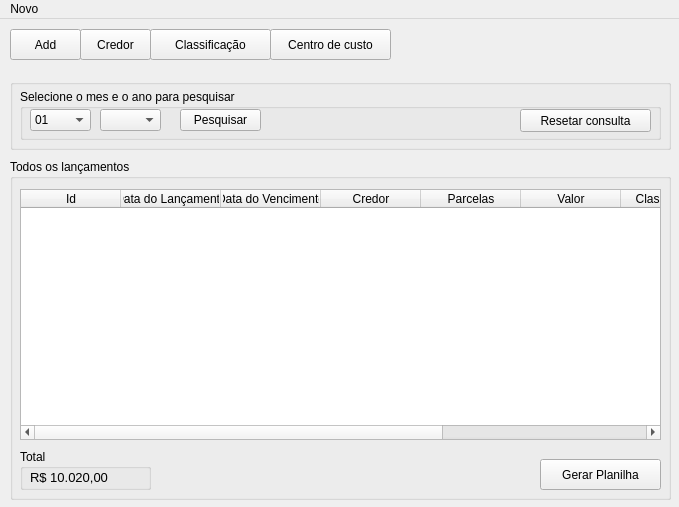
<?xml version="1.0" encoding="UTF-8"?>
<ui version="4.0">
 <class>MainWindow</class>
 <widget class="QMainWindow" name="MainWindow">
  <property name="geometry">
   <rect>
    <x>0</x>
    <y>0</y>
    <width>679</width>
    <height>507</height>
   </rect>
  </property>
  <property name="windowTitle">
   <string>Compras com cartão</string>
  </property>
  <widget class="QWidget" name="centralwidget">
   <widget class="QGroupBox" name="groupBox">
    <property name="geometry">
     <rect>
      <x>10</x>
      <y>60</y>
      <width>661</width>
      <height>71</height>
     </rect>
    </property>
    <property name="title">
     <string/>
    </property>
    <widget class="QGroupBox" name="groupBox_2">
     <property name="geometry">
      <rect>
       <x>10</x>
       <y>10</y>
       <width>641</width>
       <height>51</height>
      </rect>
     </property>
     <property name="title">
      <string>Selecione o mes e o ano para pesquisar</string>
     </property>
     <widget class="QComboBox" name="txtPesquisaMes">
      <property name="geometry">
       <rect>
        <x>10</x>
        <y>20</y>
        <width>61</width>
        <height>22</height>
       </rect>
      </property>
      <item>
       <property name="text">
        <string>01</string>
       </property>
      </item>
      <item>
       <property name="text">
        <string>02</string>
       </property>
      </item>
      <item>
       <property name="text">
        <string>03</string>
       </property>
      </item>
      <item>
       <property name="text">
        <string>04</string>
       </property>
      </item>
      <item>
       <property name="text">
        <string>05</string>
       </property>
      </item>
      <item>
       <property name="text">
        <string>06</string>
       </property>
      </item>
      <item>
       <property name="text">
        <string>07</string>
       </property>
      </item>
      <item>
       <property name="text">
        <string>08</string>
       </property>
      </item>
      <item>
       <property name="text">
        <string>09</string>
       </property>
      </item>
      <item>
       <property name="text">
        <string>10</string>
       </property>
      </item>
      <item>
       <property name="text">
        <string>11</string>
       </property>
      </item>
      <item>
       <property name="text">
        <string>12</string>
       </property>
      </item>
     </widget>
     <widget class="QComboBox" name="txtPesquisaAno">
      <property name="geometry">
       <rect>
        <x>80</x>
        <y>20</y>
        <width>61</width>
        <height>22</height>
       </rect>
      </property>
     </widget>
     <widget class="QPushButton" name="btnPesquisar">
      <property name="geometry">
       <rect>
        <x>160</x>
        <y>20</y>
        <width>81</width>
        <height>22</height>
       </rect>
      </property>
      <property name="cursor">
       <cursorShape>PointingHandCursor</cursorShape>
      </property>
      <property name="text">
       <string>Pesquisar</string>
      </property>
      <property name="icon">
       <iconset>
        <normaloff>icones/magnifying-glass_2703414.png</normaloff>icones/magnifying-glass_2703414.png</iconset>
      </property>
     </widget>
     <widget class="QPushButton" name="btnResetarConsulta">
      <property name="geometry">
       <rect>
        <x>500</x>
        <y>20</y>
        <width>131</width>
        <height>23</height>
       </rect>
      </property>
      <property name="cursor">
       <cursorShape>PointingHandCursor</cursorShape>
      </property>
      <property name="text">
       <string>Resetar consulta</string>
      </property>
      <property name="icon">
       <iconset>
        <normaloff>icones/reset_5578851.png</normaloff>icones/reset_5578851.png</iconset>
      </property>
     </widget>
    </widget>
   </widget>
   <widget class="QGroupBox" name="groupBox_4">
    <property name="geometry">
     <rect>
      <x>10</x>
      <y>140</y>
      <width>661</width>
      <height>341</height>
     </rect>
    </property>
    <property name="title">
     <string>Todos os lançamentos</string>
    </property>
    <widget class="QTableWidget" name="tabelaLancamentos">
     <property name="geometry">
      <rect>
       <x>10</x>
       <y>30</y>
       <width>641</width>
       <height>251</height>
      </rect>
     </property>
     <column>
      <property name="text">
       <string>Id</string>
      </property>
     </column>
     <column>
      <property name="text">
       <string>Data do Lançamento</string>
      </property>
     </column>
     <column>
      <property name="text">
       <string>Data do Vencimento</string>
      </property>
     </column>
     <column>
      <property name="text">
       <string>Credor</string>
      </property>
     </column>
     <column>
      <property name="text">
       <string>Parcelas</string>
      </property>
     </column>
     <column>
      <property name="text">
       <string>Valor</string>
      </property>
     </column>
     <column>
      <property name="text">
       <string>Classificação</string>
      </property>
     </column>
     <column>
      <property name="text">
       <string>Centro de custo</string>
      </property>
     </column>
     <column>
      <property name="text">
       <string>Banco</string>
      </property>
     </column>
    </widget>
    <widget class="QGroupBox" name="groupBox_3">
     <property name="geometry">
      <rect>
       <x>10</x>
       <y>290</y>
       <width>131</width>
       <height>41</height>
      </rect>
     </property>
     <property name="title">
      <string>Total </string>
     </property>
     <widget class="QLabel" name="lblValor">
      <property name="geometry">
       <rect>
        <x>10</x>
        <y>20</y>
        <width>91</width>
        <height>16</height>
       </rect>
      </property>
      <property name="font">
       <font>
        <pointsize>10</pointsize>
       </font>
      </property>
      <property name="text">
       <string>R$ 10.020,00</string>
      </property>
     </widget>
    </widget>
    <widget class="QPushButton" name="btnCriarPlanilha">
     <property name="geometry">
      <rect>
       <x>530</x>
       <y>300</y>
       <width>121</width>
       <height>31</height>
      </rect>
     </property>
     <property name="cursor">
      <cursorShape>PointingHandCursor</cursorShape>
     </property>
     <property name="text">
      <string>Gerar Planilha</string>
     </property>
     <property name="icon">
      <iconset>
       <normaloff>icones/xls_9560649.png</normaloff>icones/xls_9560649.png</iconset>
     </property>
    </widget>
   </widget>
   <widget class="QPushButton" name="btnAddAr">
    <property name="geometry">
     <rect>
      <x>10</x>
      <y>10</y>
      <width>71</width>
      <height>31</height>
     </rect>
    </property>
    <property name="cursor">
     <cursorShape>PointingHandCursor</cursorShape>
    </property>
    <property name="text">
     <string>Add</string>
    </property>
    <property name="icon">
     <iconset>
      <normaloff>icones/oil_8084515.png</normaloff>icones/oil_8084515.png</iconset>
    </property>
   </widget>
   <widget class="QPushButton" name="btnAddCredor">
    <property name="geometry">
     <rect>
      <x>80</x>
      <y>10</y>
      <width>71</width>
      <height>31</height>
     </rect>
    </property>
    <property name="cursor">
     <cursorShape>PointingHandCursor</cursorShape>
    </property>
    <property name="text">
     <string>Credor</string>
    </property>
    <property name="icon">
     <iconset>
      <normaloff>icones/businessman_998372.png</normaloff>icones/businessman_998372.png</iconset>
    </property>
   </widget>
   <widget class="QPushButton" name="btnAddClassificacao">
    <property name="geometry">
     <rect>
      <x>150</x>
      <y>10</y>
      <width>121</width>
      <height>31</height>
     </rect>
    </property>
    <property name="cursor">
     <cursorShape>PointingHandCursor</cursorShape>
    </property>
    <property name="text">
     <string>Classificação</string>
    </property>
    <property name="icon">
     <iconset>
      <normaloff>icones/file_419209.png</normaloff>icones/file_419209.png</iconset>
    </property>
   </widget>
   <widget class="QPushButton" name="btnAddCentroCusto">
    <property name="geometry">
     <rect>
      <x>270</x>
      <y>10</y>
      <width>121</width>
      <height>31</height>
     </rect>
    </property>
    <property name="cursor">
     <cursorShape>PointingHandCursor</cursorShape>
    </property>
    <property name="text">
     <string>Centro de custo</string>
    </property>
    <property name="icon">
     <iconset>
      <normaloff>icones/cash_1538271.png</normaloff>icones/cash_1538271.png</iconset>
    </property>
   </widget>
  </widget>
  <widget class="QMenuBar" name="menuBar">
   <property name="geometry">
    <rect>
     <x>0</x>
     <y>0</y>
     <width>679</width>
     <height>21</height>
    </rect>
   </property>
   <widget class="QMenu" name="menuNovo_lan_amento">
    <property name="title">
     <string>Novo </string>
    </property>
    <addaction name="btnLancarAr"/>
    <addaction name="btnLancarCredor"/>
    <addaction name="btnClassificacao"/>
    <addaction name="btnCentroCusto"/>
   </widget>
   <addaction name="menuNovo_lan_amento"/>
  </widget>
  <action name="btnLancarAr">
   <property name="icon">
    <iconset>
     <normaloff>icones/oil_8084515.png</normaloff>icones/oil_8084515.png</iconset>
   </property>
   <property name="text">
    <string>Lançar ar</string>
   </property>
  </action>
  <action name="btnLancarCredor">
   <property name="icon">
    <iconset>
     <normaloff>icones/skills_1207390.png</normaloff>icones/skills_1207390.png</iconset>
   </property>
   <property name="text">
    <string>Credor</string>
   </property>
  </action>
  <action name="btnClassificacao">
   <property name="icon">
    <iconset>
     <normaloff>icones/file_419209.png</normaloff>icones/file_419209.png</iconset>
   </property>
   <property name="text">
    <string>Classificação</string>
   </property>
  </action>
  <action name="btnCentroCusto">
   <property name="icon">
    <iconset>
     <normaloff>icones/cash_1538271.png</normaloff>icones/cash_1538271.png</iconset>
   </property>
   <property name="text">
    <string>Centro de Custo</string>
   </property>
  </action>
 </widget>
 <resources/>
 <connections/>
</ui>
